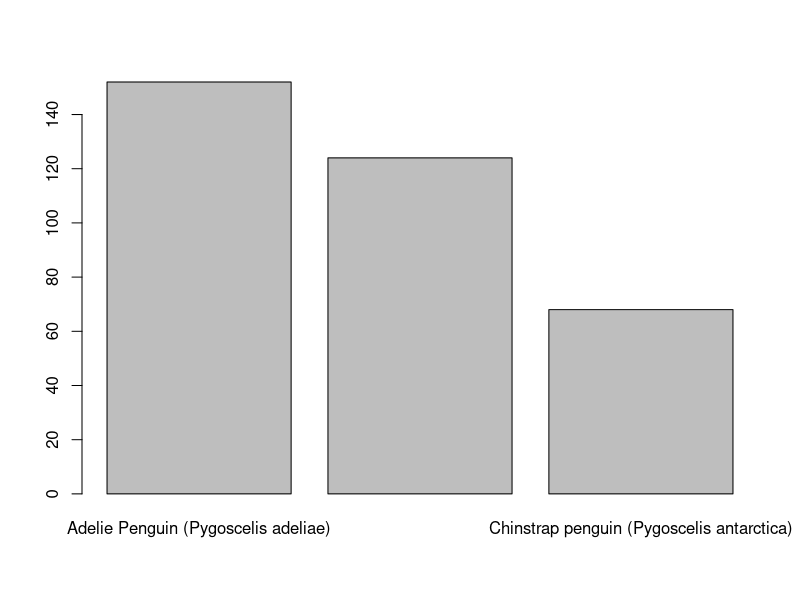
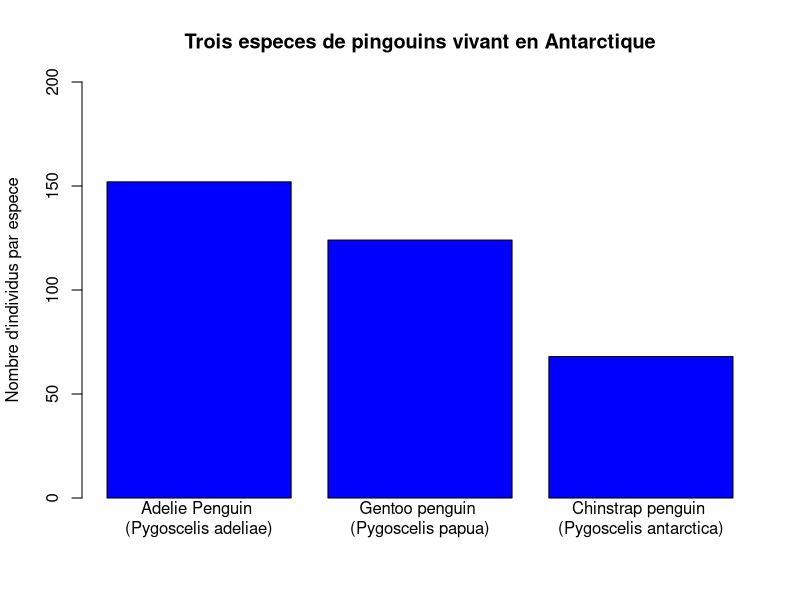
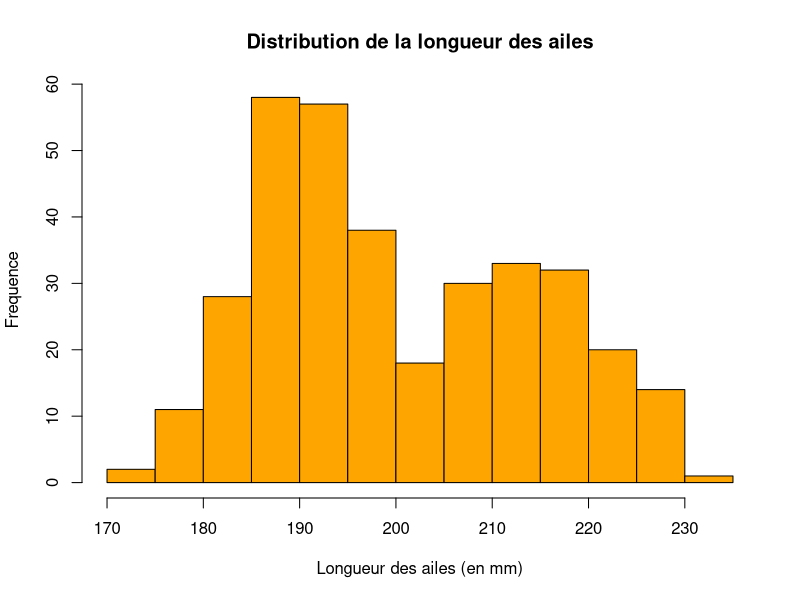
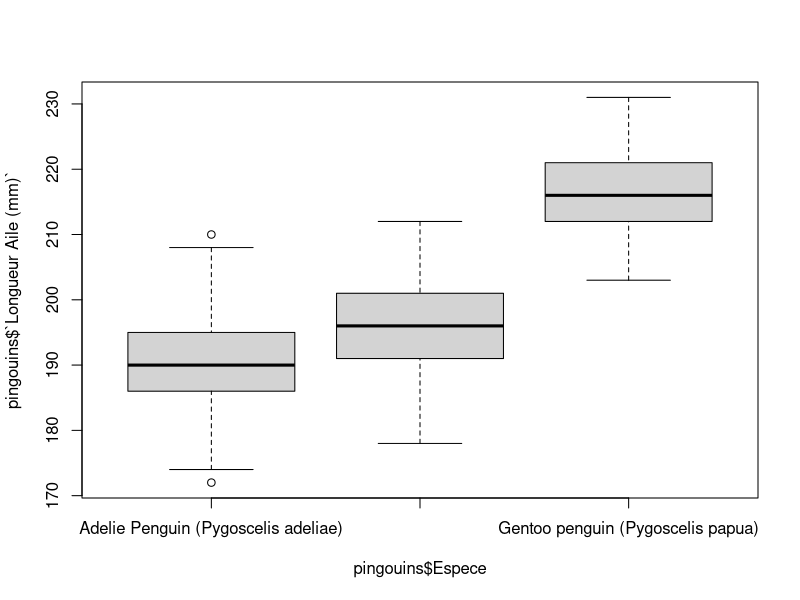
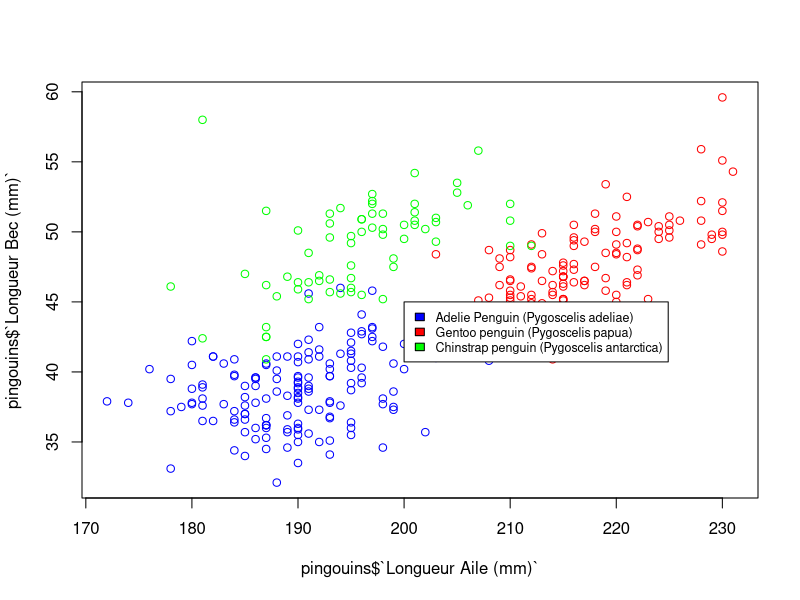

Generate these figures, in order, with R:
## ---- chunk 1
pingouins <- read.csv("../../raw/pingouins.csv", check.names = FALSE)
## ---- chunk 2
2 + 2
## ---- chunk 3
# Ceci est un commentaire qui ne sera pas exécuté
# La ligne suivante sera exécutée
2 + 2
## ---- chunk 4
read.csv("../../raw/pingouins.csv", check.names = FALSE)
## ---- chunk 5
pingouins_propre <- pingouins[, c("Espece", "Ile", "Longueur Bec (mm)",
                                  "Hauteur Bec (mm)","Longueur Aile (mm)",
                                  "Masse corporelle (g)")]
## ---- chunk 6
names(pingouins_propre)
## ---- chunk 7
nouveaux_noms <- gsub("[()]", "", names(pingouins_propre))
nouveaux_noms
## ---- chunk 8
nouveaux_noms <- gsub(" ", "_", nouveaux_noms)
nouveaux_noms
## ---- chunk 9
nouveaux_noms <- tolower(nouveaux_noms)
nouveaux_noms
## ---- chunk 10
names(pingouins_propre) <- nouveaux_noms
## ---- chunk 11
rm(nouveaux_noms)
## ---- chunk 12
pingouins_propre$espece <- gsub(" .*$", "", pingouins_propre$espece)
head(pingouins_propre)
## ---- chunk 13
head(pingouins_propre)
## ---- chunk 14
table(is.na(pingouins_propre))
## ---- chunk 15
pingouins_propre[is.na(pingouins_propre$longueur_bec_mm), ]
## ---- chunk 16
pingouins_propre <- pingouins_propre[!is.na(pingouins_propre$longueur_bec_mm), ]
## ---- chunk 17
table(is.na(pingouins_propre))
## ---- chunk 18
summary(pingouins_propre)
## ---- chunk 19
length(unique(pingouins_propre$espece))
length(unique(pingouins_propre$ile))
## ---- chunk 20
table(pingouins_propre$espece)
table(pingouins_propre$ile)
## ---- chunk 21
pingouins_propre$espece <- as.factor(pingouins_propre$espece)
pingouins_propre$ile <- as.factor(pingouins_propre$ile)
## ---- chunk 22
summary(pingouins_propre)
## ---- chunk 23
class(pingouins$Espece)
mode(pingouins$Espece)
typeof(pingouins$Espece)

class(pingouins_propre$espece)
mode(pingouins_propre$espece)
typeof(pingouins_propre$espece)
## ---- chunk 24
especes <- unique(pingouins$Espece)
## ---- chunk 25
adelie <- pingouins[pingouins$Espece == especes[1], ]
gentoo <- pingouins[pingouins$Espece == especes[2], ]
chinstrap <- pingouins[pingouins$Espece == especes[3], ]
## ---- chunk 26
nb_ind <- c(nrow(adelie), nrow(gentoo), nrow(chinstrap))
## ---- chunk 27
names(nb_ind) <- especes
nb_ind
## ---- chunk 28
barplot(nb_ind)
## ---- chunk 29
names(nb_ind) <- gsub("(", "\n(", names(nb_ind), fixed = TRUE)
## ---- chunk 30
barplot(nb_ind,
        main = "Trois especes de pingouins vivant en Antarctique",
        ylab = "Nombre d'individus par espece",
        ylim = c(0, 200),
        col = "blue")
## ---- chunk 31
hist(pingouins$`Longueur Aile (mm)`,
     main = "Distribution de la longueur des ailes",
     xlab = "Longueur des ailes (en mm)",
     ylab = "Frequence",
     col = "orange")
## ---- chunk 32
boxplot(pingouins$`Longueur Aile (mm)` ~ pingouins$Espece)
## ---- chunk 33
pingouins$col[pingouins$Espece == especes[1]] <- "blue"
pingouins$col[pingouins$Espece == especes[2]] <- "red"
pingouins$col[pingouins$Espece == especes[3]] <- "green"

plot(pingouins$`Longueur Aile (mm)`, pingouins$`Longueur Bec (mm)`,
     col = pingouins$col)
legend(x = 200, y = 45, legend = c(especes[1], especes[2], especes[3]),
       fill = c("blue", "red", "green"), cex = 0.75)
